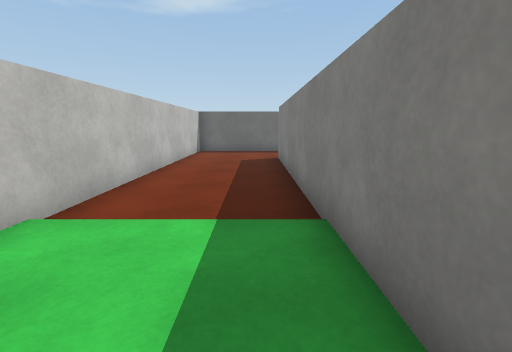
View 1 (above)

21 first-person views from a walk through a scene from a Unity 3-D project. The camera is 1.2 m above the floor, tilts 10° down and sees 85° across. Doors are open. The floor is counted in squares, 1 m on a side. Each view is taken from the middle of a square. On the plan, view 1 faces up. The plan holds only what a view shows up to about 13 squares ahead; the rest is blank. The place goes on beyond the plan. The player character is not drawn. Surface patterns are stand-ins for the level's own textures.

View 2
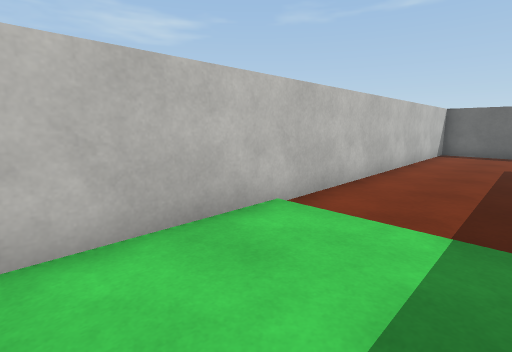

View 3
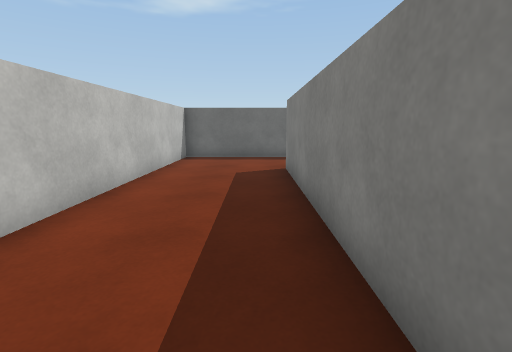

View 4
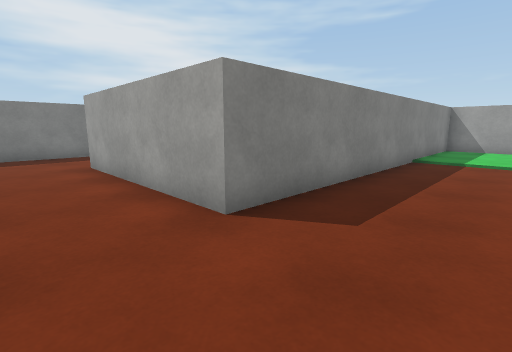

View 5
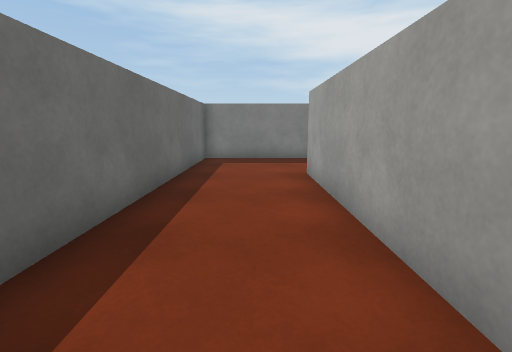

View 6
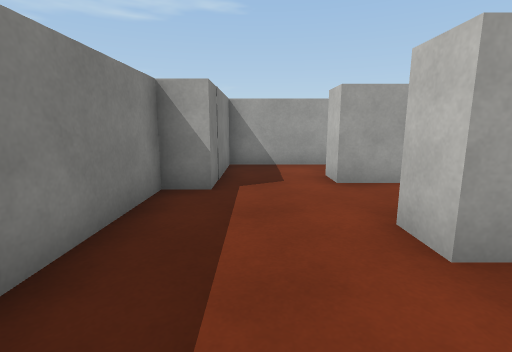

View 7
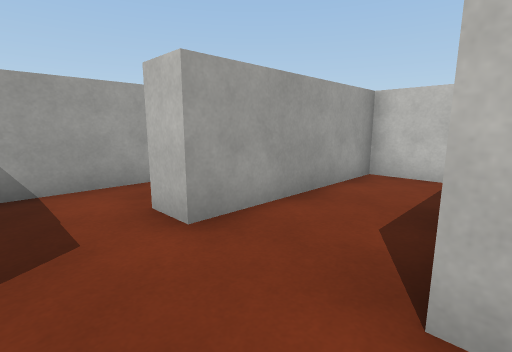

View 8
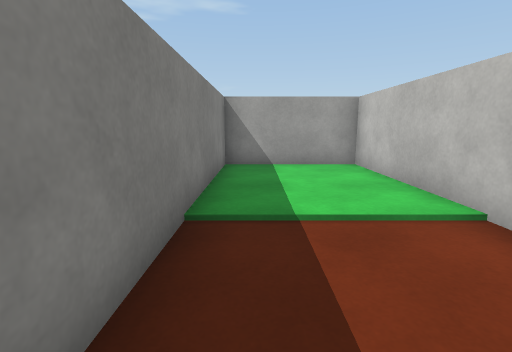

View 9
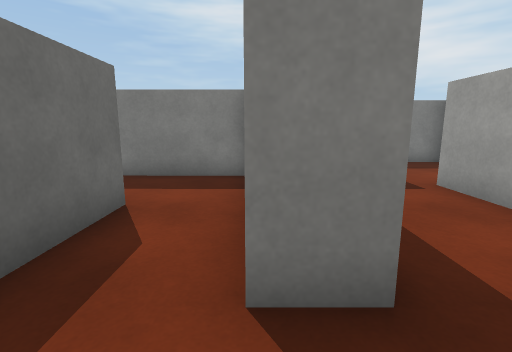

View 10
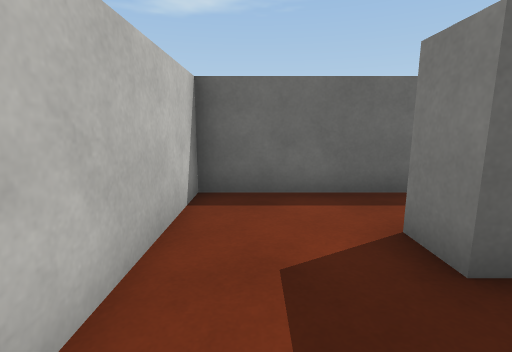

View 11
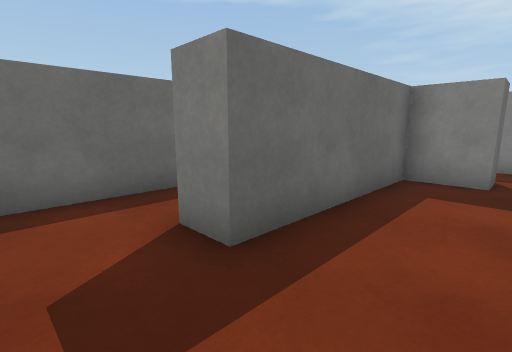

View 12
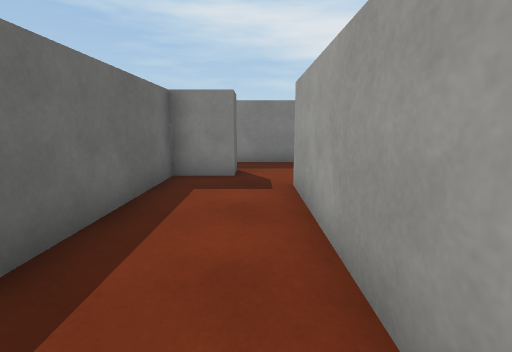

View 13
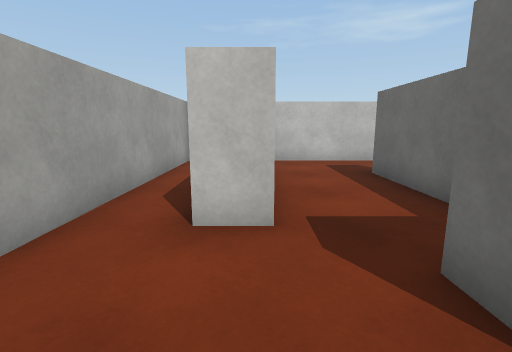

View 14
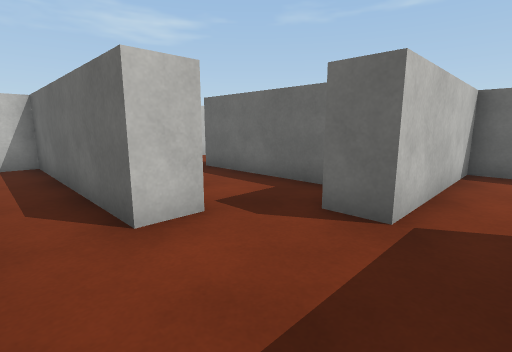

View 15
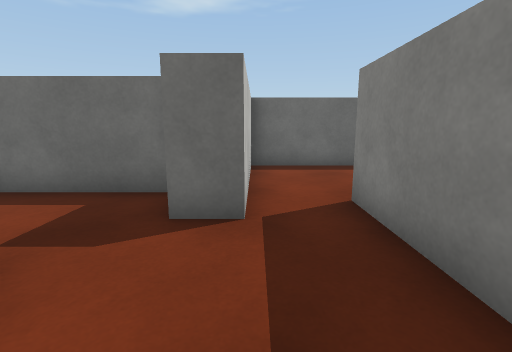

View 16
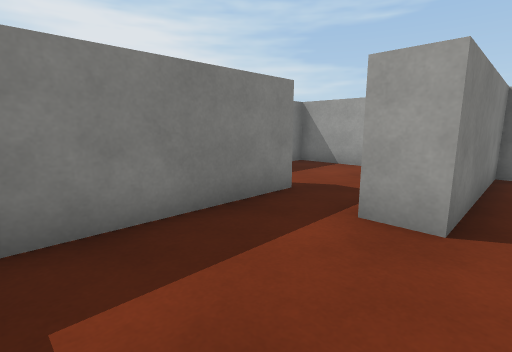

View 17
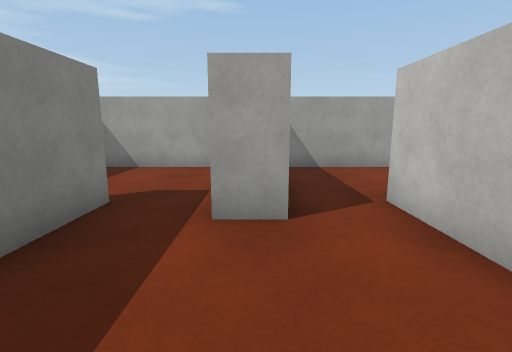

View 18
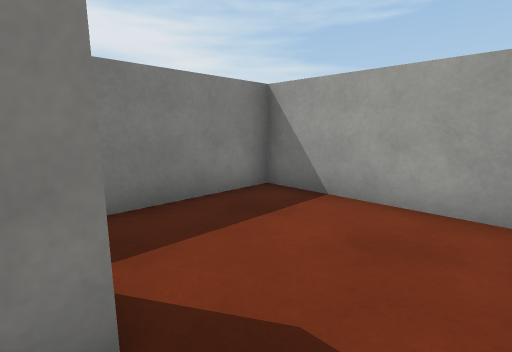

View 19
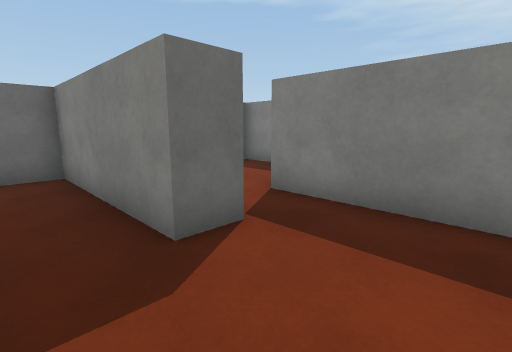

View 20
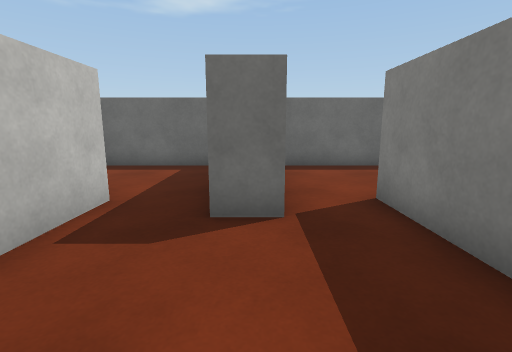

View 21
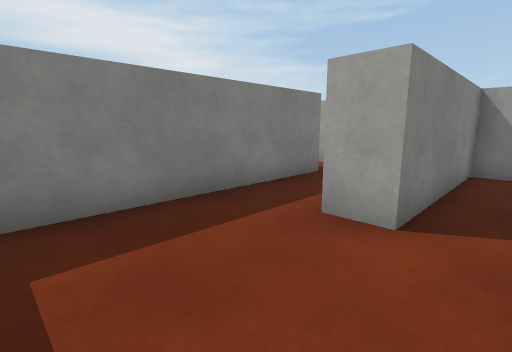

### Floor plan
Ten units are one square. View 1 is at (0, 0); x grows to the right and y downward. Boxes are objects, and circles mark ways between rooms. Rooms are numbered by the first view taken in them; rooms with no view inside come last. Other rooms are left out.
<svg viewBox="-35 -155 252 174">
<path fill="none" stroke="#000" d="M19 -97 19 -81 72 -81 72 -70M99 -65 99 -87 108 -87 108 -150 -30 -150 -30 14 9 14 9 -117 72 -117 72 -106M62 -51 99 -51 99 -65M47 -41 47 -51M72 -70 19 -70 19 -36M108 -35 108 -25 99 -25 99 -41 47 -41M36 -12 87 -12 87 -2 19 -2 19 6M19 -36 19 -16M19 14 126 14 126 -35M126 -35 136 -35 136 -25M154 -25 154 -77 108 -77 108 -35M165 -25 154 -25M136 -25 136 -15M141 14 181 14 181 -37M180 -35 191 -35M212 -36 212 -77 169 -77"/>
<circle cx="85" cy="-75" r="3" fill="#2a7"/>
<circle cx="35" cy="-45" r="3" fill="#2a7"/>
<circle cx="120" cy="-30" r="3" fill="#2a7"/>
<circle cx="145" cy="-30" r="3" fill="#2a7"/>
<circle cx="170" cy="-30" r="3" fill="#2a7"/>
<text x="30" y="-90">1</text>
<text x="50" y="-60">2</text>
<text x="80" y="-20">3</text>
<text x="140" y="-50">4</text>
<text x="160" y="-10">5</text>
<text x="180" y="-60">6</text>
</svg>
Room 1 opens to room 2. Room 2 opens to room 3. Room 3 opens to room 4. Room 4 opens to room 5. Room 5 opens to room 6.

Where each view was taken, in squares from view 1:
view 1: 0 up, 0 right, facing up
view 2: 0 up, 0 right, facing up-left
view 3: 3 up, 0 right, facing up
view 4: 14 up, 2 left, facing down-right
view 5: 13 up, 0 right, facing right
view 6: 14 up, 9 right, facing down
view 7: 11 up, 9 right, facing down-left
view 8: 7 up, 0 right, facing down
view 9: 5 up, 3 right, facing right
view 10: 2 up, 3 right, facing up
view 11: 2 up, 3 right, facing up-right
view 12: 2 up, 3 right, facing right
view 13: 1 up, 12 right, facing left
view 14: 1 down, 12 right, facing up-left
view 15: 1 down, 11 right, facing up
view 16: 7 up, 12 right, facing down-right
view 17: 7 up, 13 right, facing down
view 18: 3 up, 14 right, facing down-right
view 19: 0 up, 14 right, facing up-right
view 20: 1 down, 16 right, facing up
view 21: 7 up, 17 right, facing down-right
